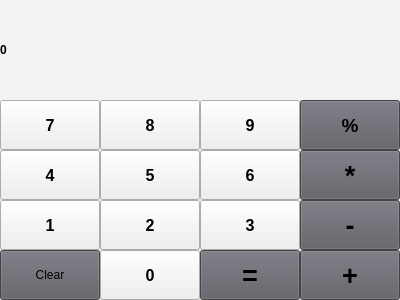
<?xml version="1.0" encoding="UTF-8"?>
<ui version="4.0">
 <class>MainWindow</class>
 <widget class="QMainWindow" name="MainWindow">
  <property name="geometry">
   <rect>
    <x>0</x>
    <y>0</y>
    <width>400</width>
    <height>300</height>
   </rect>
  </property>
  <property name="minimumSize">
   <size>
    <width>400</width>
    <height>300</height>
   </size>
  </property>
  <property name="maximumSize">
   <size>
    <width>400</width>
    <height>300</height>
   </size>
  </property>
  <property name="windowTitle">
   <string>Calculiator</string>
  </property>
  <widget class="QWidget" name="centralwidget">
   <widget class="QLabel" name="answer">
    <property name="geometry">
     <rect>
      <x>0</x>
      <y>0</y>
      <width>401</width>
      <height>100</height>
     </rect>
    </property>
    <property name="font">
     <font>
      <weight>75</weight>
      <bold>true</bold>
     </font>
    </property>
    <property name="styleSheet">
     <string notr="true">background-color: rgba(255, 253, 253, 45);</string>
    </property>
    <property name="text">
     <string>0</string>
    </property>
    <property name="margin">
     <number>10</number>
    </property>
   </widget>
   <widget class="QPushButton" name="btn_clear">
    <property name="geometry">
     <rect>
      <x>0</x>
      <y>250</y>
      <width>100</width>
      <height>50</height>
     </rect>
    </property>
    <property name="styleSheet">
     <string notr="true">background-color: rgb(94, 92, 100);</string>
    </property>
    <property name="text">
     <string>Clear</string>
    </property>
   </widget>
   <widget class="QPushButton" name="btn_1">
    <property name="geometry">
     <rect>
      <x>0</x>
      <y>200</y>
      <width>100</width>
      <height>50</height>
     </rect>
    </property>
    <property name="font">
     <font>
      <pointsize>12</pointsize>
      <weight>75</weight>
      <bold>true</bold>
     </font>
    </property>
    <property name="styleSheet">
     <string notr="true">alternate-background-color: rgba(255, 253, 253, 45);</string>
    </property>
    <property name="text">
     <string>1</string>
    </property>
   </widget>
   <widget class="QPushButton" name="btn_4">
    <property name="geometry">
     <rect>
      <x>0</x>
      <y>150</y>
      <width>100</width>
      <height>50</height>
     </rect>
    </property>
    <property name="font">
     <font>
      <pointsize>12</pointsize>
      <weight>75</weight>
      <bold>true</bold>
     </font>
    </property>
    <property name="styleSheet">
     <string notr="true">alternate-background-color: rgba(255, 253, 253, 45);</string>
    </property>
    <property name="text">
     <string>4</string>
    </property>
   </widget>
   <widget class="QPushButton" name="btn_7">
    <property name="geometry">
     <rect>
      <x>0</x>
      <y>100</y>
      <width>100</width>
      <height>50</height>
     </rect>
    </property>
    <property name="font">
     <font>
      <pointsize>12</pointsize>
      <weight>75</weight>
      <bold>true</bold>
     </font>
    </property>
    <property name="styleSheet">
     <string notr="true">alternate-background-color: rgba(255, 253, 253, 45);</string>
    </property>
    <property name="text">
     <string>7</string>
    </property>
   </widget>
   <widget class="QPushButton" name="btn_nothing">
    <property name="geometry">
     <rect>
      <x>300</x>
      <y>150</y>
      <width>100</width>
      <height>50</height>
     </rect>
    </property>
    <property name="font">
     <font>
      <pointsize>20</pointsize>
      <weight>75</weight>
      <bold>true</bold>
     </font>
    </property>
    <property name="styleSheet">
     <string notr="true">background-color: rgb(94, 92, 100);</string>
    </property>
    <property name="text">
     <string>*</string>
    </property>
   </widget>
   <widget class="QPushButton" name="btn_plus">
    <property name="geometry">
     <rect>
      <x>300</x>
      <y>250</y>
      <width>100</width>
      <height>50</height>
     </rect>
    </property>
    <property name="font">
     <font>
      <pointsize>20</pointsize>
      <weight>75</weight>
      <bold>true</bold>
     </font>
    </property>
    <property name="styleSheet">
     <string notr="true">background-color: rgb(94, 92, 100);</string>
    </property>
    <property name="text">
     <string>+</string>
    </property>
   </widget>
   <widget class="QPushButton" name="btn_8">
    <property name="geometry">
     <rect>
      <x>100</x>
      <y>100</y>
      <width>100</width>
      <height>50</height>
     </rect>
    </property>
    <property name="font">
     <font>
      <pointsize>12</pointsize>
      <weight>75</weight>
      <bold>true</bold>
     </font>
    </property>
    <property name="styleSheet">
     <string notr="true">alternate-background-color: rgba(255, 253, 253, 45);</string>
    </property>
    <property name="text">
     <string>8</string>
    </property>
   </widget>
   <widget class="QPushButton" name="btn_9">
    <property name="geometry">
     <rect>
      <x>200</x>
      <y>100</y>
      <width>100</width>
      <height>50</height>
     </rect>
    </property>
    <property name="font">
     <font>
      <pointsize>12</pointsize>
      <weight>75</weight>
      <bold>true</bold>
     </font>
    </property>
    <property name="styleSheet">
     <string notr="true">alternate-background-color: rgba(255, 253, 253, 45);</string>
    </property>
    <property name="text">
     <string>9</string>
    </property>
   </widget>
   <widget class="QPushButton" name="btn_5">
    <property name="geometry">
     <rect>
      <x>100</x>
      <y>150</y>
      <width>100</width>
      <height>50</height>
     </rect>
    </property>
    <property name="font">
     <font>
      <pointsize>12</pointsize>
      <weight>75</weight>
      <bold>true</bold>
     </font>
    </property>
    <property name="styleSheet">
     <string notr="true">alternate-background-color: rgba(255, 253, 253, 45);</string>
    </property>
    <property name="text">
     <string>5</string>
    </property>
   </widget>
   <widget class="QPushButton" name="btn_6">
    <property name="geometry">
     <rect>
      <x>200</x>
      <y>150</y>
      <width>100</width>
      <height>50</height>
     </rect>
    </property>
    <property name="font">
     <font>
      <pointsize>12</pointsize>
      <weight>75</weight>
      <bold>true</bold>
     </font>
    </property>
    <property name="styleSheet">
     <string notr="true">alternate-background-color: rgba(255, 253, 253, 45);</string>
    </property>
    <property name="text">
     <string>6</string>
    </property>
   </widget>
   <widget class="QPushButton" name="btn_2">
    <property name="geometry">
     <rect>
      <x>100</x>
      <y>200</y>
      <width>100</width>
      <height>50</height>
     </rect>
    </property>
    <property name="font">
     <font>
      <pointsize>12</pointsize>
      <weight>75</weight>
      <bold>true</bold>
     </font>
    </property>
    <property name="styleSheet">
     <string notr="true">alternate-background-color: rgba(255, 253, 253, 45);</string>
    </property>
    <property name="text">
     <string>2</string>
    </property>
   </widget>
   <widget class="QPushButton" name="btn_0">
    <property name="geometry">
     <rect>
      <x>100</x>
      <y>250</y>
      <width>100</width>
      <height>50</height>
     </rect>
    </property>
    <property name="font">
     <font>
      <pointsize>12</pointsize>
      <weight>75</weight>
      <bold>true</bold>
     </font>
    </property>
    <property name="styleSheet">
     <string notr="true">alternate-background-color: rgba(255, 253, 253, 45);</string>
    </property>
    <property name="text">
     <string>0</string>
    </property>
   </widget>
   <widget class="QPushButton" name="btn_3">
    <property name="geometry">
     <rect>
      <x>200</x>
      <y>200</y>
      <width>100</width>
      <height>50</height>
     </rect>
    </property>
    <property name="font">
     <font>
      <pointsize>12</pointsize>
      <weight>75</weight>
      <bold>true</bold>
     </font>
    </property>
    <property name="styleSheet">
     <string notr="true">alternate-background-color: rgba(255, 253, 253, 45);</string>
    </property>
    <property name="text">
     <string>3</string>
    </property>
   </widget>
   <widget class="QPushButton" name="btn_equal">
    <property name="geometry">
     <rect>
      <x>200</x>
      <y>250</y>
      <width>100</width>
      <height>50</height>
     </rect>
    </property>
    <property name="font">
     <font>
      <pointsize>20</pointsize>
      <weight>75</weight>
      <bold>true</bold>
     </font>
    </property>
    <property name="styleSheet">
     <string notr="true">background-color: rgb(94, 92, 100);</string>
    </property>
    <property name="text">
     <string>=</string>
    </property>
   </widget>
   <widget class="QPushButton" name="btn_mines">
    <property name="geometry">
     <rect>
      <x>300</x>
      <y>200</y>
      <width>100</width>
      <height>50</height>
     </rect>
    </property>
    <property name="font">
     <font>
      <pointsize>20</pointsize>
      <weight>75</weight>
      <bold>true</bold>
     </font>
    </property>
    <property name="styleSheet">
     <string notr="true">background-color: rgb(94, 92, 100);</string>
    </property>
    <property name="text">
     <string>-</string>
    </property>
   </widget>
   <widget class="QPushButton" name="btn_mines_2">
    <property name="geometry">
     <rect>
      <x>300</x>
      <y>100</y>
      <width>100</width>
      <height>50</height>
     </rect>
    </property>
    <property name="font">
     <font>
      <pointsize>14</pointsize>
      <weight>75</weight>
      <bold>true</bold>
     </font>
    </property>
    <property name="styleSheet">
     <string notr="true">background-color: rgb(94, 92, 100);</string>
    </property>
    <property name="text">
     <string>%</string>
    </property>
   </widget>
  </widget>
 </widget>
 <resources/>
 <connections/>
</ui>
